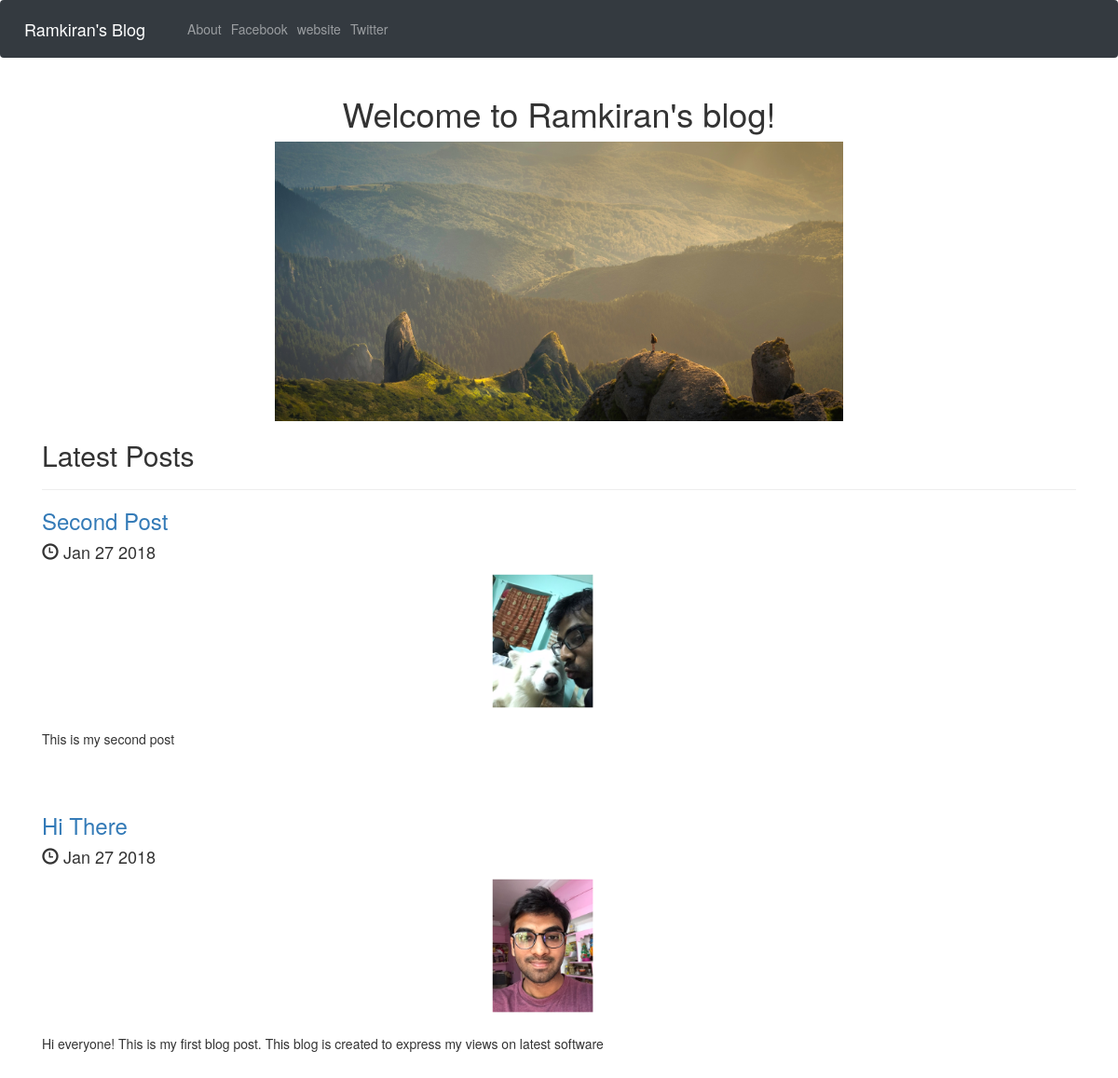
The page / on the database its author committed.
### posts/models.py (models this page shows, shortened)
class Post(models.Model):
    title = models.CharField(max_length=250)
    pub_date = models.DateTimeField()
    image = models.ImageField(upload_to='media/')
    body = models.TextField()
    def pub_date_modified(self):
        return self.pub_date.strftime('%b %e %Y')
    def summary(self):
        return self.body[:100]

### posts/views.py (the view)
# urls.py: 2. Add a URL to urlpatterns:  path('', views.home, name='home')
def home(request):
    posts = Post.objects.order_by('-pub_date')
    return render(request, 'posts/home.html',{'posts':posts})

### posts/templates/posts/home.html (shortened to what this page needs)
<!DOCTYPE html>
{% load static %}
<html lang="en">
  <head>
    <link rel="stylesheet" href="https://maxcdn.bootstrapcdn.com/bootstrap/4.0.0/css/bootstrap.min.css">
    <link rel="stylesheet" href="https://maxcdn.bootstrapcdn.com/bootstrap/3.3.7/css/bootstrap.min.css">
  </head>
  <body>
      <nav class="navbar navbar-expand-lg navbar-dark bg-dark">
        <a class="navbar-brand" href="{% url 'home' %}">Ramkiran's Blog</a>
        <div class="collapse navbar-collapse" id="mynav">
          <ul class="navbar-nav mr-auto">
          <li><a class="nav-link" href="{% url 'about' %}">About</a></li>
          <li><a class="nav-link" href="http://facebook.com/ramkiran007" target="_blank">Facebook</a></li>
          <li><a class="nav-link" href="http://ramkiranchevendra.site" target="_blank">website</a></li>
          <li><a class="nav-link" href="http://twitter.com/kinnu007" target="_blank">Twitter</a></li>
          </ul>
        </div>
    </nav>
    <div class="container">
      <h1 class="text-center">Welcome to Ramkiran's blog!</h1>
      <img src="{% static 'posts/home.jpg' %}" class="img-responsive center-block" style="max-height:300px;"/>
      <h2>Latest Posts</h2>
      <hr />
      {% for post in posts.all %}
      <a href="{% url 'post_detail' post.id %}"><h3>{{post.title}}</h3></a>
       <h4><span class="glyphicon glyphicon-time"></span> {{post.pub_date_modified}}</h4>
      <img src = "{{post.image.url}}" class="img-responsive center-block" style="max-height:150px;"/>
      <br />
      <p>{{post.summary}}</p>
      <br />
      <br />
      {% endfor %}
    </div>
  </body>
</html>

### rows shown on the page
Post: title "Second Post", pub_date_modified "Jan 27 2018", image (picture), summary "This is my second post"
Post: title "Hi There", pub_date_modified "Jan 27 2018", image (picture), summary "Hi everyone! This is my first blog post. This blog is created to express my views on latest software"
